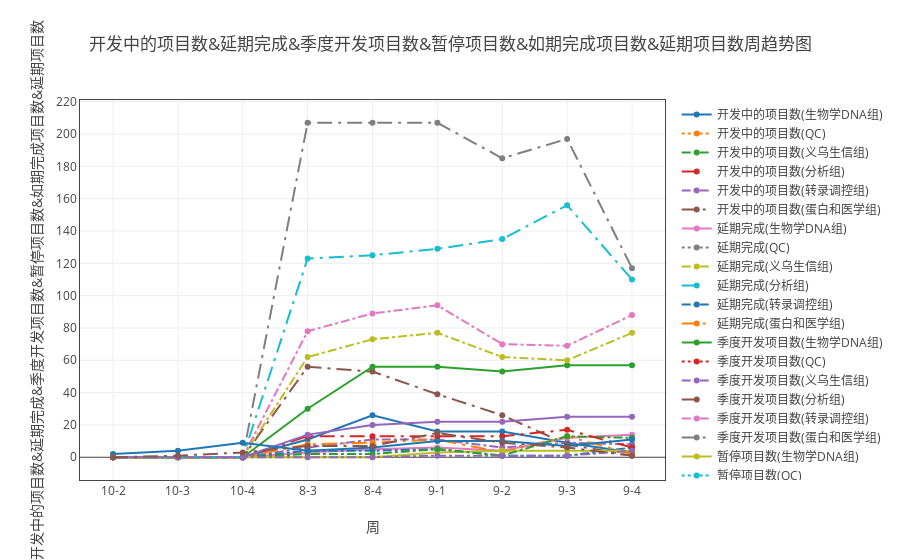

The code cell stored with this chart in its notebook:
### Markdown cell above
#### 季度开发项目数、如期完成项目数、延期完成、开发中的项目数、延期项目数和暂停项目数

### Code cell
ss=myModule.format(all_dict ,"日期" ,['季度开发项目数', '如期完成项目数', '延期完成', '开发中的项目数', '延期项目数', '暂停项目数'])
ss.add_group('组别')
tt = myModule.myPlot(ss.groupby('sum'))
tt.plot('line')

### Figure 1 — Plotly figure (JSON) as saved in the notebook; plotly's stock layout.template omitted (floating-point values rounded to 4 significant figures)
{"data": [{"line": {"dash": "solid"}, "name": "开发中的项目数(生物学DNA组)", "type": "scatter", "uid": "3d52a4a5-dbfd-11e8-8ddb-a41f72875c19", "x": ["10-2", "10-3", "10-4", "8-3", "8-4", "9-1", "9-2", "9-3", "9-4"], "y": [0, 0, 0, 11, 26, 16, 16, 9, 3]}, {"line": {"dash": "dot"}, "name": "开发中的项目数(QC)", "type": "scatter", "uid": "3d52a4a6-dbfd-11e8-8ddb-a41f72875c19", "x": ["10-2", "10-3", "10-4", "8-3", "8-4", "9-1", "9-2", "9-3", "9-4"], "y": [0, null, 0, null, null, null, null, null, null]}, {"line": {"dash": "dash"}, "name": "开发中的项目数(义乌生信组)", "type": "scatter", "uid": "3d52a4a7-dbfd-11e8-8ddb-a41f72875c19", "x": ["10-2", "10-3", "10-4", "8-3", "8-4", "9-1", "9-2", "9-3", "9-4"], "y": [null, null, 0, null, null, null, null, null, null]}, {"line": {"dash": "longdash"}, "name": "开发中的项目数(分析组)", "type": "scatter", "uid": "3d52a4a8-dbfd-11e8-8ddb-a41f72875c19", "x": ["10-2", "10-3", "10-4", "8-3", "8-4", "9-1", "9-2", "9-3", "9-4"], "y": [null, null, 0, null, null, null, null, null, null]}, {"line": {"dash": "dashdot"}, "name": "开发中的项目数(转录调控组)", "type": "scatter", "uid": "3d52a4a9-dbfd-11e8-8ddb-a41f72875c19", "x": ["10-2", "10-3", "10-4", "8-3", "8-4", "9-1", "9-2", "9-3", "9-4"], "y": [0, 0, 0, 6, 11, 11, 6, 9, 8]}, {"line": {"dash": "longdashdot"}, "name": "开发中的项目数(蛋白和医学组)", "type": "scatter", "uid": "3d52a4aa-dbfd-11e8-8ddb-a41f72875c19", "x": ["10-2", "10-3", "10-4", "8-3", "8-4", "9-1", "9-2", "9-3", "9-4"], "y": [0, 0, 0, 56, 53, 39, 26, 8, 1]}, {"line": {"dash": "solid"}, "name": "延期完成(生物学DNA组)", "type": "scatter", "uid": "3d52a4ab-dbfd-11e8-8ddb-a41f72875c19", "x": ["10-2", "10-3", "10-4", "8-3", "8-4", "9-1", "9-2", "9-3", "9-4"], "y": [0, 0, 0, 3, 5, 6, 4, 12, 14]}, {"line": {"dash": "dot"}, "name": "延期完成(QC)", "type": "scatter", "uid": "3d52a4ac-dbfd-11e8-8ddb-a41f72875c19", "x": ["10-2", "10-3", "10-4", "8-3", "8-4", "9-1", "9-2", "9-3", "9-4"], "y": [0, null, 0, null, null, null, null, null, null]}, {"line": {"dash": "dash"}, "name": "延期完成(义乌生信组)", "type": "scatter", "uid": "3d52a4ad-dbfd-11e8-8ddb-a41f72875c19", "x": ["10-2", "10-3", "10-4", "8-3", "8-4", "9-1", "9-2", "9-3", "9-4"], "y": [null, null, 0, null, null, null, null, null, null]}, {"line": {"dash": "longdash"}, "name": "延期完成(分析组)", "type": "scatter", "uid": "3d52a4ae-dbfd-11e8-8ddb-a41f72875c19", "x": ["10-2", "10-3", "10-4", "8-3", "8-4", "9-1", "9-2", "9-3", "9-4"], "y": [null, null, 0, null, null, null, null, null, null]}, {"line": {"dash": "dashdot"}, "name": "延期完成(转录调控组)", "type": "scatter", "uid": "3d52a4af-dbfd-11e8-8ddb-a41f72875c19", "x": ["10-2", "10-3", "10-4", "8-3", "8-4", "9-1", "9-2", "9-3", "9-4"], "y": [0, 0, 0, 4, 4, 5, 1, 1, 6]}, {"line": {"dash": "longdashdot"}, "name": "延期完成(蛋白和医学组)", "type": "scatter", "uid": "3d52a4b0-dbfd-11e8-8ddb-a41f72875c19", "x": ["10-2", "10-3", "10-4", "8-3", "8-4", "9-1", "9-2", "9-3", "9-4"], "y": [0, 0, 0, 8, 9, 11, 3, 13, 2]}, {"line": {"dash": "solid"}, "name": "季度开发项目数(生物学DNA组)", "type": "scatter", "uid": "3d52a4b1-dbfd-11e8-8ddb-a41f72875c19", "x": ["10-2", "10-3", "10-4", "8-3", "8-4", "9-1", "9-2", "9-3", "9-4"], "y": [0, 0, 0, 30, 56, 56, 53, 57, 57]}, {"line": {"dash": "dot"}, "name": "季度开发项目数(QC)", "type": "scatter", "uid": "3d52a4b2-dbfd-11e8-8ddb-a41f72875c19", "x": ["10-2", "10-3", "10-4", "8-3", "8-4", "9-1", "9-2", "9-3", "9-4"], "y": [0, null, 0, null, null, null, null, null, null]}, {"line": {"dash": "dash"}, "name": "季度开发项目数(义乌生信组)", "type": "scatter", "uid": "3d52a4b3-dbfd-11e8-8ddb-a41f72875c19", "x": ["10-2", "10-3", "10-4", "8-3", "8-4", "9-1", "9-2", "9-3", "9-4"], "y": [null, null, 0, null, null, null, null, null, null]}, {"line": {"dash": "longdash"}, "name": "季度开发项目数(分析组)", "type": "scatter", "uid": "3d52a4b4-dbfd-11e8-8ddb-a41f72875c19", "x": ["10-2", "10-3", "10-4", "8-3", "8-4", "9-1", "9-2", "9-3", "9-4"], "y": [null, null, 0, null, null, null, null, null, null]}, {"line": {"dash": "dashdot"}, "name": "季度开发项目数(转录调控组)", "type": "scatter", "uid": "3d52a4b5-dbfd-11e8-8ddb-a41f72875c19", "x": ["10-2", "10-3", "10-4", "8-3", "8-4", "9-1", "9-2", "9-3", "9-4"], "y": [0, 0, 0, 78, 89, 94, 70, 69, 88]}, {"line": {"dash": "longdashdot"}, "name": "季度开发项目数(蛋白和医学组)", "type": "scatter", "uid": "3d52a4b6-dbfd-11e8-8ddb-a41f72875c19", "x": ["10-2", "10-3", "10-4", "8-3", "8-4", "9-1", "9-2", "9-3", "9-4"], "y": [0, 0, 0, 207, 207, 207, 185, 197, 117]}, {"line": {"dash": "solid"}, "name": "暂停项目数(生物学DNA组)", "type": "scatter", "uid": "3d52a4b7-dbfd-11e8-8ddb-a41f72875c19", "x": ["10-2", "10-3", "10-4", "8-3", "8-4", "9-1", "9-2", "9-3", "9-4"], "y": [0, 0, 0, 0, 0, 3, 4, 4, 4]}, {"line": {"dash": "dot"}, "name": "暂停项目数(QC)", "type": "scatter", "uid": "3d52a4b8-dbfd-11e8-8ddb-a41f72875c19", "x": ["10-2", "10-3", "10-4", "8-3", "8-4", "9-1", "9-2", "9-3", "9-4"], "y": [0, null, 0, null, null, null, null, null, null]}, {"line": {"dash": "dash"}, "name": "暂停项目数(义乌生信组)", "type": "scatter", "uid": "3d52a4b9-dbfd-11e8-8ddb-a41f72875c19", "x": ["10-2", "10-3", "10-4", "8-3", "8-4", "9-1", "9-2", "9-3", "9-4"], "y": [null, null, 0, null, null, null, null, null, null]}, {"line": {"dash": "longdash"}, "name": "暂停项目数(分析组)", "type": "scatter", "uid": "3d52a4ba-dbfd-11e8-8ddb-a41f72875c19", "x": ["10-2", "10-3", "10-4", "8-3", "8-4", "9-1", "9-2", "9-3", "9-4"], "y": [null, null, 0, null, null, null, null, null, null]}, {"line": {"dash": "dashdot"}, "name": "暂停项目数(转录调控组)", "type": "scatter", "uid": "3d52a4bb-dbfd-11e8-8ddb-a41f72875c19", "x": ["10-2", "10-3", "10-4", "8-3", "8-4", "9-1", "9-2", "9-3", "9-4"], "y": [0, 0, 0, 2, 2, 5, 1, 13, 12]}, {"line": {"dash": "longdashdot"}, "name": "暂停项目数(蛋白和医学组)", "type": "scatter", "uid": "3d52a4bc-dbfd-11e8-8ddb-a41f72875c19", "x": ["10-2", "10-3", "10-4", "8-3", "8-4", "9-1", "9-2", "9-3", "9-4"], "y": [0, 0, 0, 13, 13, 13, 13, 17, 6]}, {"line": {"dash": "solid"}, "name": "如期完成项目数(生物学DNA组)", "type": "scatter", "uid": "3d52a4bd-dbfd-11e8-8ddb-a41f72875c19", "x": ["10-2", "10-3", "10-4", "8-3", "8-4", "9-1", "9-2", "9-3", "9-4"], "y": [0, 0, 0, 14, 20, 22, 22, 25, 25]}, {"line": {"dash": "dot"}, "name": "如期完成项目数(QC)", "type": "scatter", "uid": "3d52a4be-dbfd-11e8-8ddb-a41f72875c19", "x": ["10-2", "10-3", "10-4", "8-3", "8-4", "9-1", "9-2", "9-3", "9-4"], "y": [0, null, 0, null, null, null, null, null, null]}, {"line": {"dash": "dash"}, "name": "如期完成项目数(义乌生信组)", "type": "scatter", "uid": "3d52a4bf-dbfd-11e8-8ddb-a41f72875c19", "x": ["10-2", "10-3", "10-4", "8-3", "8-4", "9-1", "9-2", "9-3", "9-4"], "y": [null, null, 0, null, null, null, null, null, null]}, {"line": {"dash": "longdash"}, "name": "如期完成项目数(分析组)", "type": "scatter", "uid": "3d52a4c0-dbfd-11e8-8ddb-a41f72875c19", "x": ["10-2", "10-3", "10-4", "8-3", "8-4", "9-1", "9-2", "9-3", "9-4"], "y": [null, null, 0, null, null, null, null, null, null]}, {"line": {"dash": "dashdot"}, "name": "如期完成项目数(转录调控组)", "type": "scatter", "uid": "3d52a4c1-dbfd-11e8-8ddb-a41f72875c19", "x": ["10-2", "10-3", "10-4", "8-3", "8-4", "9-1", "9-2", "9-3", "9-4"], "y": [0, 0, 0, 62, 73, 77, 62, 60, 77]}, {"line": {"dash": "longdashdot"}, "name": "如期完成项目数(蛋白和医学组)", "type": "scatter", "uid": "3d52a4c2-dbfd-11e8-8ddb-a41f72875c19", "x": ["10-2", "10-3", "10-4", "8-3", "8-4", "9-1", "9-2", "9-3", "9-4"], "y": [0, 0, 0, 123, 125, 129, 135, 156, 110]}, {"line": {"dash": "solid"}, "name": "延期项目数(生物学DNA组)", "type": "scatter", "uid": "3d52a4c3-dbfd-11e8-8ddb-a41f72875c19", "x": ["10-2", "10-3", "10-4", "8-3", "8-4", "9-1", "9-2", "9-3", "9-4"], "y": [2, 4, 9, 4, 6, 10, 10, 7, 11]}, {"line": {"dash": "dot"}, "name": "延期项目数(QC)", "type": "scatter", "uid": "3d52a4c4-dbfd-11e8-8ddb-a41f72875c19", "x": ["10-2", "10-3", "10-4", "8-3", "8-4", "9-1", "9-2", "9-3", "9-4"], "y": [0, null, 1, null, null, null, null, null, null]}, {"line": {"dash": "dash"}, "name": "延期项目数(义乌生信组)", "type": "scatter", "uid": "3d52a4c5-dbfd-11e8-8ddb-a41f72875c19", "x": ["10-2", "10-3", "10-4", "8-3", "8-4", "9-1", "9-2", "9-3", "9-4"], "y": [null, null, 0, null, null, null, null, null, null]}, {"line": {"dash": "longdash"}, "name": "延期项目数(分析组)", "type": "scatter", "uid": "3d52a4c6-dbfd-11e8-8ddb-a41f72875c19", "x": ["10-2", "10-3", "10-4", "8-3", "8-4", "9-1", "9-2", "9-3", "9-4"], "y": [null, null, 0, null, null, null, null, null, null]}, {"line": {"dash": "dashdot"}, "name": "延期项目数(转录调控组)", "type": "scatter", "uid": "3d52a4c7-dbfd-11e8-8ddb-a41f72875c19", "x": ["10-2", "10-3", "10-4", "8-3", "8-4", "9-1", "9-2", "9-3", "9-4"], "y": [0, 0, 0, 0, 0, 1, 1, 1, 4]}, {"line": {"dash": "longdashdot"}, "name": "延期项目数(蛋白和医学组)", "type": "scatter", "uid": "3d52a4c8-dbfd-11e8-8ddb-a41f72875c19", "x": ["10-2", "10-3", "10-4", "8-3", "8-4", "9-1", "9-2", "9-3", "9-4"], "y": [0, 1, 3, 7, 7, 15, 9, 6, 1]}], "layout": {"title": "开发中的项目数&延期完成&季度开发项目数&暂停项目数&如期完成项目数&延期项目数周趋势图", "xaxis": {"mirror": "all", "nticks": 20, "showgrid": true, "showline": true, "title": "周", "type": "category", "zeroline": true}, "yaxis": {"mirror": "all", "nticks": 20, "showgrid": true, "showline": true, "title": "开发中的项目数&延期完成&季度开发项目数&暂停项目数&如期完成项目数&延期项目数", "zeroline": true}}}
